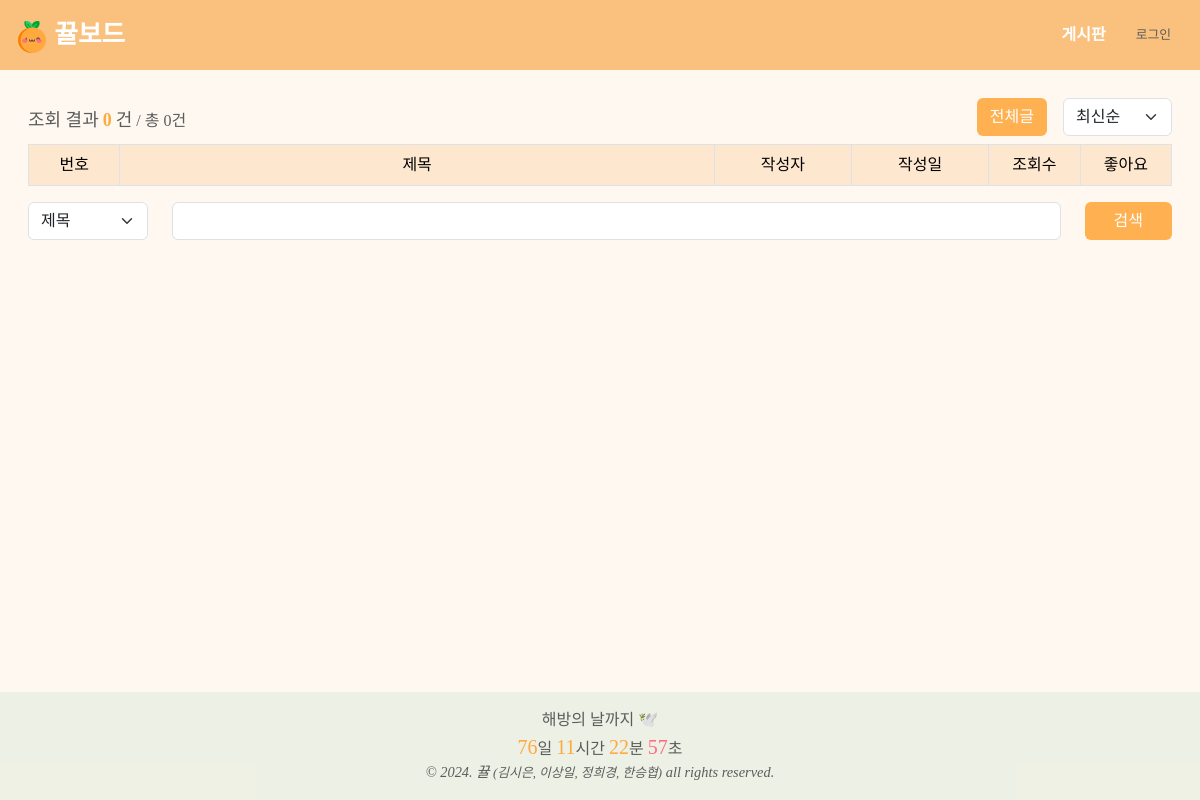
Before: /board/index with the older database file.
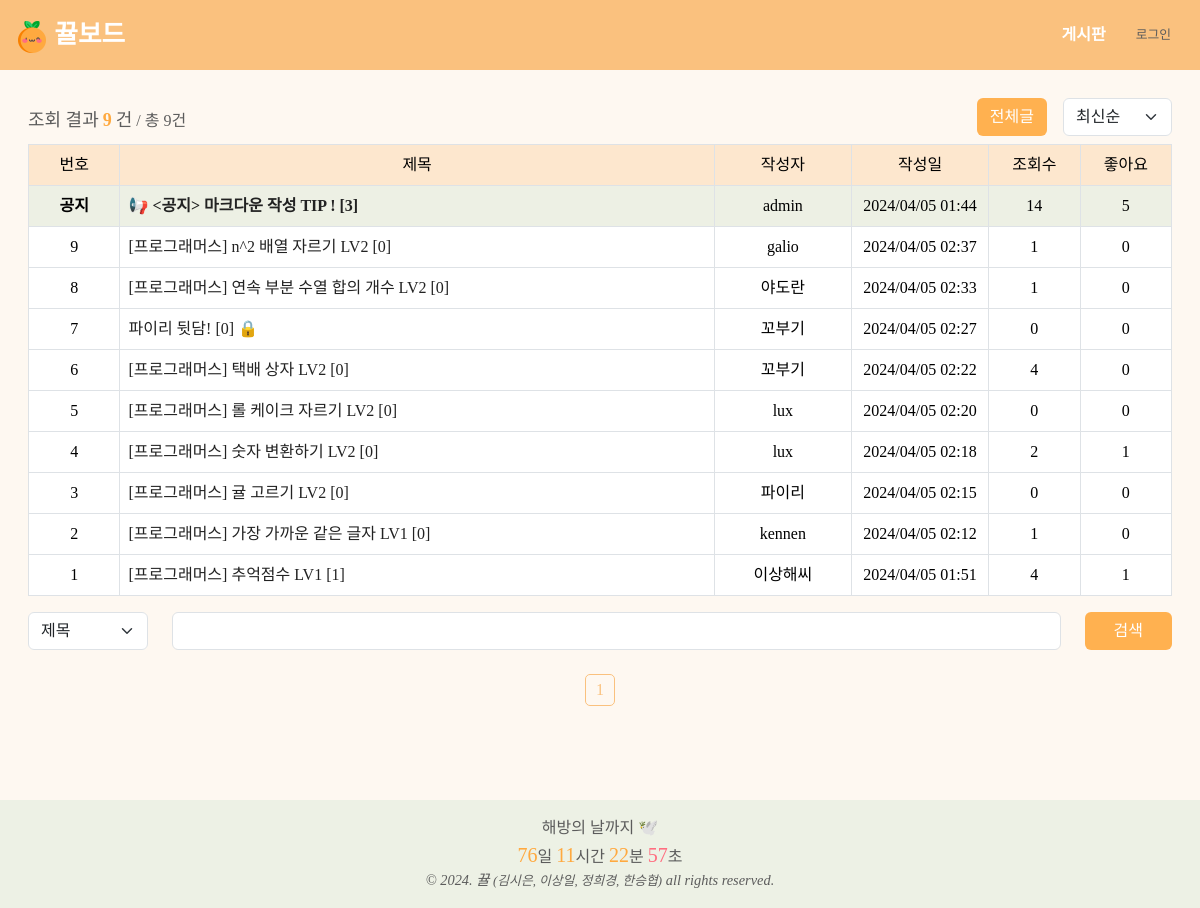
After: the same page with the newer database file.
### app/database.py (models this page shows, shortened)
class Post(db.Model):
    post_id = db.Column(db.Integer, primary_key=True, autoincrement=True)
    title = db.Column(db.String, nullable=False)
    body = db.Column(db.Text, nullable=False)
    user_id = db.Column(db.Integer, ForeignKey('user.user_id'), nullable=False)
    status = db.Column(db.String, nullable=True)
    problem_url = db.Column(db.String, nullable=True)
    created_at = db.Column(db.DateTime, nullable=False)
    updated_at = db.Column(db.DateTime, nullable=False)
    click_count = db.Column(db.Integer, nullable=True)
    like_count = db.Column(db.Integer, nullable=True)
    secret_mode = db.Column(db.Boolean, nullable=True)
    user = relationship('User', back_populates='posts', lazy='joined')
    comments = relationship('Comment', back_populates='post', lazy='joined', cascade='all, delete-orphan')
    likes = relationship('Like', primaryjoin="and_(Post.post_id==Like.post_id, Like.deleted==False)",
                         back_populates='post', lazy='joined', cascade='all, delete-orphan')
    notice_mode = db.Column(db.Boolean, default=0)

class User(UserMixin, db.Model):
    user_id = db.Column(db.Integer, primary_key=True)
    username = db.Column(db.String, unique=True, nullable=False)
    password = db.Column(db.String)
    email = db.Column(db.String, unique=True)
    grade = db.Column(db.Integer, default=0)
    userpic = db.Column(db.String)
    comment = db.Column(db.String)
    created_at = db.Column(db.DateTime, default=datetime.now)
    posts = relationship('Post', back_populates='user', lazy='joined')
    comments = relationship('Comment', back_populates='user', lazy='joined')
    likes = relationship('Like', back_populates='user', lazy='joined')

### app/board/routes.py (the view, shortened to what this page needs)
@board_bp.route('/index')
def index():
    cate = request.args.get('cate', "", type=str)
    keyword = request.args.get('keyword', "", type=str)
    page = request.args.get('page', 1, type=int)
    sort = request.args.get('sort', 'recent', type=str)
    perPage = 20
    notices = Post.query.filter(Post.notice_mode == True).all()
    posts_query = Post.query.filter(Post.notice_mode != True)
    if sort == 'old':
        posts_query = posts_query.order_by(Post.created_at.asc())
    elif sort == 'recent':
        posts_query = posts_query.order_by(Post.created_at.desc())
    elif sort == 'click':
        posts_query = posts_query.order_by(Post.click_count.desc())
    pag = posts_query.paginate(page=page, per_page=perPage)
    stIdx = pag.total - (pag.page - 1) * pag.per_page
    postsCount = min(pag.total, (page - 1) * perPage + len(pag.items))
    isLogin = current_user.is_authenticated
    return render_template('board/index.html', pag=pag, notices=notices, postsCount=postsCount, keyword=keyword, cate=cate, stIdx=stIdx, sort=sort, isLogin=isLogin)

### templates/board/index.html (shortened to what this page needs)
{% extends "layout.html" %}
{% block head %}
<link rel="stylesheet" type="text/css" href="{{ url_for('static', filename='css/custom.css') }}">
{% endblock %}
{% block content %}
<div class="row">
    <div class="col align-items-center d-flex">
        <div class="board-text-line">
            <h2>조회 결과</h2>
            <h2 class="post-count textOrange">{{ postsCount }}</h2>
            <h2>건</h2>
            <h3>/ 총 {{ pag.total }}건</h3>
        </div>
    </div>
    <div class="col mb-2 justify-content-end d-flex align-items-center">
        <a href="{{ url_for('board.index') }}" class="btn btn-theme-color me-3">전체글</a>
        <div class="ml-2">
            <select id="sort-by-select" class="form-select" aria-label="">
                <option value="recent" {% if sort=='recent' %}selected{% endif %}>최신순</option>
            </select>
        </div>
    </div>
</div>
<table class="table postTable table-bordered">
    <thead>
        <tr>
            <th class="postNum">번호</th>
            <th class="postTitle">제목</th>
            <th class="postWriter">작성자</th>
            <th class="postDate">작성일</th>
            <th class="postHit">조회수</th>
            <th class="postLike">좋아요</th>
        </tr>
    </thead>
    <tbody class="text-center">
        {% for notice in notices %}
        <tr class="noticePost">
            <td class="fw-bold">{% if notice.secret_mode %}임원공지{% else %}공지{% endif %}</td>
            <td class="fw-bold" style="text-align: left;">
                <a class="board-td-custom" href="{{ url_for('board.detail', post_id=notice.post_id)}}">📢 {{
                    notice.title }} [{{ notice.comments | length }}]</a>
            </td>
            <td>{{ notice.user.username }}</td>
            <td>{{ notice.created_at.strftime("%Y/%m/%d %H:%M") }}</td>
            <td>{{ notice.click_count }}</td>
            <td>{{ notice.likes | length }}</td>
        </tr>
        {% endfor %}
        {% for post in pag.items %}
        <tr>
            <td>{{ stIdx - loop.index0 }}</td>
            <td style="text-align: left;">
                <a class="board-td-custom" href="{{ url_for('board.detail', post_id=post.post_id)}}">{{
                    post.title }} [{{ post.comments | length }}]</a>
                {% if post.secret_mode %}🔒{% endif %}
            </td>
            <td>{{ post.user.username }}</td>
            <td>{{ post.created_at.strftime("%Y/%m/%d %H:%M") }}
            </td>
            <td>{{ post.click_count }}</td>
            <td>{{ post.likes | length }}</td>
        </tr>
        {% endfor %}
    </tbody>
</table>
<form>
    <div class="row justify-content-center">
        <div class="col-auto">
            <select name="cate" class="form-select" aria-label="" style="width: 120px">
                <option value="title" {% if cate=='title' %}selected{% endif %}>제목</option>
            </select>
        </div>
        <div class="col">
            <input type="text" name="keyword" value="{{keyword}}" class="form-control w-100">
        </div>
        <div class="col-auto">
            <button class="btn btn-theme-color" style="padding-left: 28px; padding-right: 28px;">검색</button>
        </div>
    </div>
</form>
<div class="page-nav mt-4">
    <div class="col justify-content-center d-flex align-items-center">
        {% for page_num in pag.iter_pages() %}
        {% if page_num %}
        {% if page_num != pag.page %}
        <a class="page-nav-item"
            href="{{ url_for('board.index', page=page_num, sort=sort, cate=cate, keyword=keyword) }}">{{
            page_num }}</a>
        {% else %}
        <a class="page-nav-item-current">{{ page_num }}</a>
        {% endif %}
        {% else %}
        ...
        {% endif %}
        {% endfor %}
    </div>
</div>
{% endblock %}

### templates/layout.html (shortened to what this page needs)
<!doctype html>
<html lang="en">
<head>
    {% block head %}{% endblock %}
    <link rel="stylesheet" type="text/css" href="{{ url_for('static', filename='css/custom.css') }}">
    <link rel="stylesheet" type="text/css" href="{{ url_for('static', filename='css/board.css') }}">
    <link rel="stylesheet" type="text/css" href="{{ url_for('static', filename='css/comment.css') }}">
    <link rel="stylesheet" type="text/css" href="{{ url_for('static', filename='css/detail.css') }}">
</head>
<body>
    <nav id="Nav">
        <div class="navContainer">
            <a class="navLogo" href="{{ url_for('acc.index') }}">
                <img class="navbarLogo" src="/static/kkyul.png" alt="🍊">
                <span style="font-family: 'EF_jejudoldam'">뀰보드</span>
            </a>
            <div>
                <a href="{{ url_for('board.index') }}" class="btn navBtn">게시판</a>
                {% if current_user.is_authenticated %}
                <a href="{{ url_for('acc.profile') }}" class="btn navBtn">내정보</a>
                <a href="{{ url_for('acc.logout') }}" class="btn navBtn loginBtn">로그아웃</a>
                {% else %}
                <a href="{{ url_for('acc.login') }}" class="btn loginBtn">로그인</a>
                {% endif %}
            </div>
        </div>
    </nav>
    <div class="content-wrap customBody">
        {% block content %}
        {% endblock %}
    </div>
    {% if request.endpoint not in ['board.createPost', 'board.editPost'] %}
    <footer class="vertical">
        <div class="textGray fs-6" style="font-family: 'IM_Hyemin-Bold'">해방의 날까지 🕊️</div>
        <div id="countdown" class="textGray fs-6" style="font-family: 'IM_Hyemin-Bold'">
        </div>
        <div class="textGray fst-italic fs-7">
            © 2024. 뀰
            <span class="fs-8">(김시은, 이상일, 정희경, 한승협)</span>
            all rights reserved.
        </div>
    </footer>
    {% endif %}
</body>
</html>

### static/css/board.css (style rules this page uses)
.table thead th { text-align: center; font-weight: normal; background-color: rgba(250, 193, 126, 0.3); }
.table th:nth-child(1) { width: 8%; }
.table th:nth-child(2) { width: 52%; }
.table th:nth-child(3) { width: 12%; }
.table th:nth-child(4) { width: 12%; }
.table th:nth-child(5) { width: 8%; }
.table th:nth-child(6) { width: 8%; }
.board-text-line h2 { font-size: 18px; display: inline; }
.board-text-line h3 { font-size: 16px; display: inline; }
.board-text-line .post-count { font-weight: 700; }
.btn-theme-color, .btn-theme-color:hover { background-color: rgba(255, 169, 63, 0.9); color: #FFFFFF; }
.page-nav .page-nav-item-current { margin-left: 9px; margin-right: 9px; color: #FAC17E; border: 1px solid #FAC17E; border-radius: 5px; padding: 3px 10px; }
.board-td-custom { color: #222222; }

### static/css/comment.css (style rules this page uses)
.postTable { width: 100%; }

### static/css/detail.css (style rules this page uses)
.row { width: auto; }

Changed rows visible on the page:
added Post: secret_mode "공지", title "<공지> 마크다운 작성 TIP !", comments|length "3", user.username "admin", created_at "2024/04/05 01:44", click_count "14", likes|length "5", shown under "/ 총 9건"
added Post: index0 "9", title "[프로그래머스] n^2 배열 자르기 LV2", comments|length "0", user.username "galio", created_at "2024/04/05 02:37", click_count "1", likes|length "0"
added Post: index0 "8", title "[프로그래머스] 연속 부분 수열 합의 개수 LV2", comments|length "0", user.username "야도란", created_at "2024/04/05 02:33", click_count "1", likes|length "0"
added Post: index0 "7", title "파이리 뒷담!", comments|length "0", user.username "꼬부기", created_at "2024/04/05 02:27", click_count "0", likes|length "0"
added Post: index0 "6", title "[프로그래머스] 택배 상자 LV2", comments|length "0", user.username "꼬부기", created_at "2024/04/05 02:22", click_count "4", likes|length "0"
added Post: index0 "5", title "[프로그래머스] 롤 케이크 자르기 LV2", comments|length "0", user.username "lux", created_at "2024/04/05 02:20", click_count "0", likes|length "0"
added Post: index0 "4", title "[프로그래머스] 숫자 변환하기 LV2", comments|length "0", user.username "lux", created_at "2024/04/05 02:18", click_count "2", likes|length "1"
added Post: index0 "3", title "[프로그래머스] 귤 고르기 LV2", comments|length "0", user.username "파이리", created_at "2024/04/05 02:15", click_count "0", likes|length "0"
added Post: index0 "2", title "[프로그래머스] 가장 가까운 같은 글자 LV1", comments|length "0", user.username "kennen", created_at "2024/04/05 02:12", click_count "1", likes|length "0"
added Post: index0 "1", title "[프로그래머스] 추억점수 LV1", comments|length "1", user.username "이상해씨", created_at "2024/04/05 01:51", click_count "4", likes|length "1"
Other visible differences:
{{ postsCount }}: "0" → "9"
{{ pag.total }}: "0" → "9"
new list line: "1"
